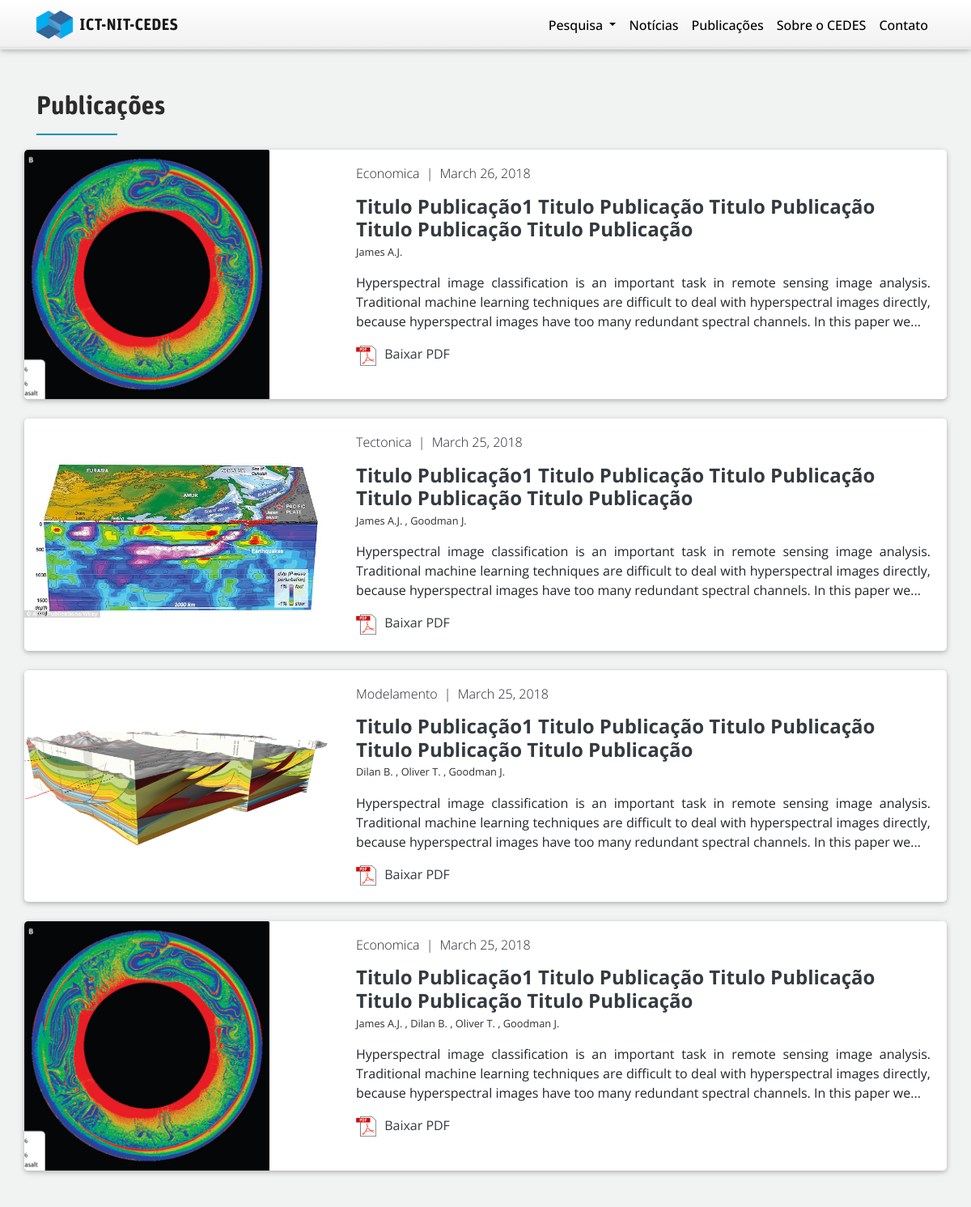
The app's page /publications (upper part), older data.
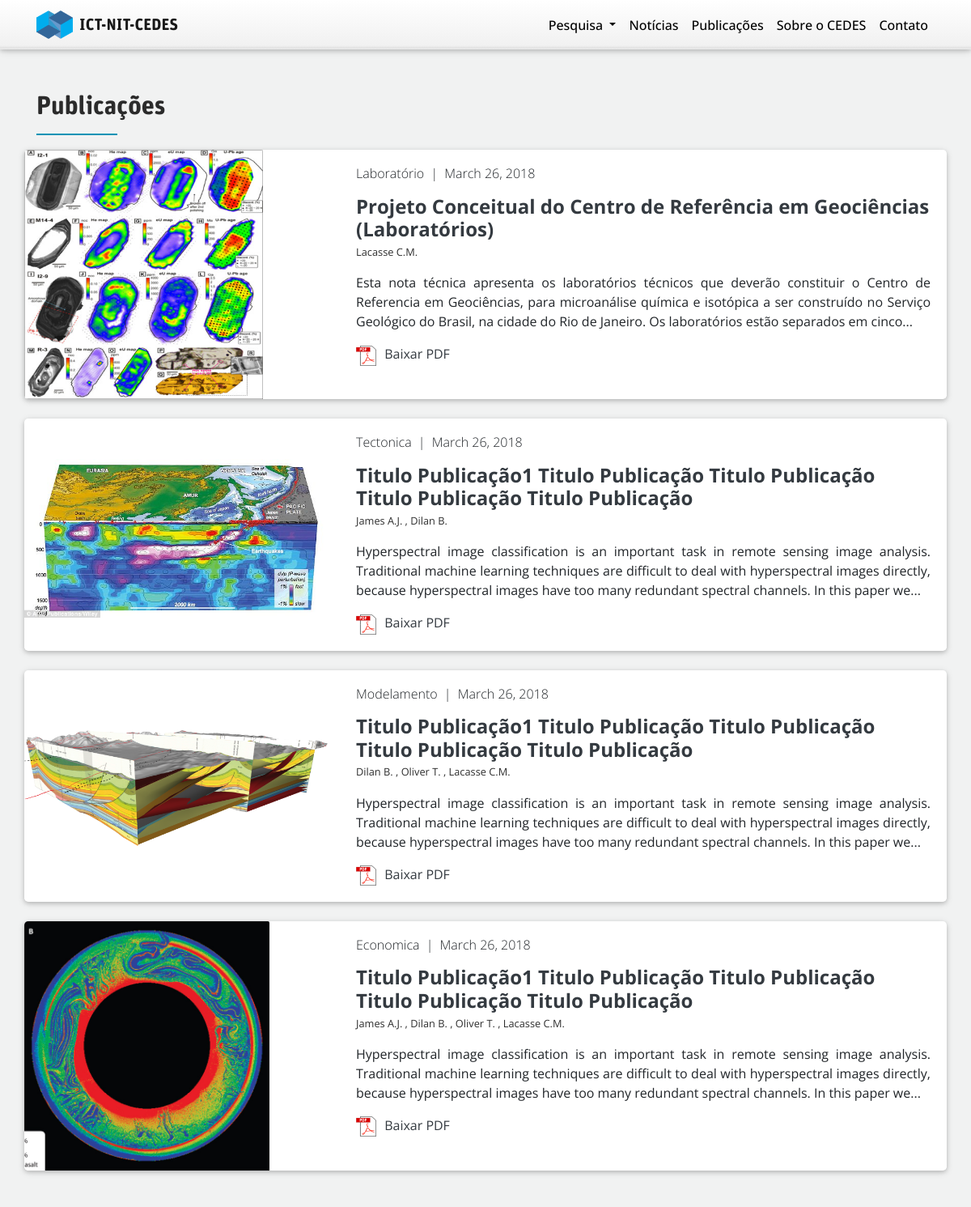
The same page, newer data.
### app/models.py (models this page shows, shortened)
class Publications(db.Model):
    id = db.Column(db.Integer, primary_key=True)
    title = db.Column(db.String(256), index=True)
    category_id = db.Column(db.Integer, db.ForeignKey('publication_categories.id'))
    category = db.relationship('Publication_categories', backref='publication')
    pub_type_id = db.Column(db.Integer, db.ForeignKey('publication_type.id'))
    pub_type = db.relationship('Publication_type', backref='publication')
    date = db.Column(db.DateTime, index=True, default=datetime.utcnow)
    update = db.Column(db.DateTime, index=True, default=datetime.utcnow)
    abstract = db.Column(db.Text())
    file_dir = db.Column(db.String(512))
    authors = db.relationship('Authors', secondary=pub_authors, backref='publication', lazy='dynamic')
    imgs_dir = db.relationship('Publication_imgs', backref='publication', lazy='dynamic')
    @property
    def slugified_title(self):
        return slugify(self.title)
    def link(self):
        return url_for('pubs_detail', post_id=self.id, slug=self.slugified_title)

class Publication_imgs(db.Model):
    id = db.Column(db.Integer, primary_key=True)
    pub_id = db.Column(db.Integer, db.ForeignKey('publications.id'))
    img_path = db.Column(db.String(512))
    img_subtitle = db.Column(db.String(512))

class Publication_categories(db.Model):
    id = db.Column(db.Integer, primary_key=True)
    category = db.Column(db.String(64), unique=True)

class Authors(db.Model):
    id = db.Column(db.Integer, primary_key=True)
    name = db.Column(db.String(256))
    abrev = db.Column(db.String(64))

### app/routes.py (the view)
@app.route('/publications')
def publications():
    page = request.args.get('page', 1, type=int)
    publications = Publications.query.order_by(Publications.update.desc()).paginate(page, app.config['POSTS_PER_PAGE'], False)
    next_url = url_for('publications', page=publications.next_num) \
        if publications.has_next else None
    prev_url = url_for('publications', page=publications.prev_num) \
        if publications.has_prev else None
    return render_template('publications.html', page=page, pubs=publications, next_url=next_url, prev_url=prev_url)

### app/templates/publications.html (shortened to what this page needs)
{% extends "base.html" %}
{% block content %}
<header>{% block header %}{% include "partials/navbar.html" %}{% endblock %}</header>
{% if pubs.items %}
    {% include "partials/_pubs.html" %}
{% endif %}
{% endblock %}

### app/templates/base.html (shortened to what this page needs)
<!doctype html>
<html lang="pt-br">
    <head>
        <link rel="stylesheet" href="https://maxcdn.bootstrapcdn.com/font-awesome/4.6.0/css/font-awesome.min.css">
        <link href="/static/css/bootstrap.min.css" rel="stylesheet">
        <link href="/static/css/mdb.min.css" rel="stylesheet">
        <link href="/static/css/site.css" rel="stylesheet">
    </head>
    <body>
        {% block content %}
        {% endblock %}
    </body>
</html>

### app/templates/partials/navbar.html (shortened to what this page needs)
<nav class="navbar navbar-expand-md navbar-light fixed-top top-nav-collapse navbar-txt">
    <div class="container container-nav">
        <a class="navbar-brand mb-0 h1 align-items-center d-flex" href="{{ url_for('index') }}">
            <img src="/static/LOGOS/cedes_1.png" width="45" height="35"
            class="d-inline-block align-top mr-2" alt="">
        ICT-NIT-CEDES
        </a>
        <div class="collapse navbar-collapse" id="navbarsExampleDefault">
        <ul class="navbar-nav ml-auto">
            <li class="nav-item dropdown">
            <a class="nav-link dropdown-toggle" href="#ResearchCont" id="dropdown01" >
                Pesquisa
            </a>
            </li>
            <li class="nav-item">
            <a class="nav-link" href="{{ url_for('news') }}">Notícias</a>
            </li>
            <li class="nav-item">
            <a class="nav-link" href="#PublicationCont">Publicações</a>
            </li>
            <li class="nav-item">
            <a class="nav-link" href="#aboutCont">Sobre o CEDES <span class="sr-only">(current)</span></a>
            </li>
            <li class="nav-item">
            <a class="nav-link" href="#footer">Contato</a>
            </li>
        </ul>
        </div>
    </div>
</nav>

### app/templates/partials/_pubs.html (shortened to what this page needs)
<section id="NewsCont">
    <div class="container pt-5 mb-5">
        <a href="#!">
            <h2 class="display__title h2"> Publicações </h2>
        </a>
        {% if pubs.items %}
        {% for pub in pubs.items %}
            <div class="row mb-4">
                <article>
                    <div class="card hoverable w-100 view">
                        <div class="row">
                            <div class="col-md-4 center_img-helper pr-0">
                                {% if pub.imgs_dir.all()[0] %}
                                <img class="img-fluid align-middle" src="{{ pub.imgs_dir.all()[0].img_path }}" alt="Card image cap">
                                {% endif%}
                            </div>
                            <div class="col-md-8">
                                <div class="card-body">
                                    <h6 class="silver-text">
                                        {{ pub.category.category }}
                                        <span class="px-1">|</span>
                                        <time datetime="2018-10-01" itemprop="datePublished">
                                            {{ moment(pub.date).format('LL') }}
                                        </time>
                                    </h6>
                                    <h4 class="card-title pt-2 mb-1">
                                        <a class="text-dark a-under" href="{{ pub.link() }}"><strong>{{ pub.title }}</strong></a>
                                    </h4>
                                    <p class="h7 text-secondary mb-3">
                                        {% for author in pub.authors.all() %}
                                            {{ author.abrev }}
                                            {% if not loop.last %}
                                                ,
                                            {% endif %}
                                        {% endfor %}
                                    </p>
                                    <p class="text-justify">
                                        {{ pub.abstract | truncate(300) }}
                                    </p>
                                    <a class="text-dark a-under" href="{{ pub.file_dir }}" target="_blank">
                                        Baixar PDF
                                    </a>
                                </div>
                            </div>
                        </div>
                    </div>
                </article>
            </div>
        {% endfor %}
        {% endif %}
    </div>
</section>

### app/static/css/site.css (style rules this page uses)
html { -webkit-font-smoothing: antialiased; text-rendering: optimizeLegibility; }
body { background: #f1f2f2; overflow-x:hidden; font-family: "Open sans",sans-serif; font-size: .86667rem; }
@media (min-width: 45.33333em) { body { font-size: 1rem; } }
.h1, .h2, h1, h2 { font-family: UnitRounded,sans-serif; font-weight: 700; }
.navbar { background-color: transparent; }
.top-nav-collapse { background: linear-gradient( to bottom, rgba(255,255,255,1) 0%, rgba(241,241,241,1) 92%, rgba(225,225,225,1) 98%, rgba(246,246,246,1) 100%); }
section { padding-top: 65px; }
.display__title { display:inline-block; margin:0 0 18px 0; color: #2b2b2b }
.display__title:after { content:""; display:block; height:2px; width:100px; margin:14px 0 0 0; background:#0093b5; }
.card { height: 100%; display: flex; }
.h7 { font-size: 0.8rem; }
.navbar-txt { font-weight: 500; }
.center_img-helper { display: flex; align-items: center; flex-wrap: wrap; max-height: 308px; }
.center_img-helper img { max-height: 308px; }
.icon-pdf-multicolor { margin-right: 6px; width: 25px; height: 25px; vertical-align: middle; }
.text-secondary { color: #2e2e2e !important; }

Row changes from the older to the newer data that the page shows:
removed Authors: abrev "Goodman J."
changed Publications: imgs_dir: a different picture; category.category "Economica" → "Laboratório"; title "Titulo Publicação1 Titulo Publicação Titulo Publicação Titulo Publicação Titulo Publicação" → "Projeto Conceitual do Centro de Referência em Geociências (Laboratórios)"; abstract "Hyperspectral image classification is an important task in remote sensing image analysis. Traditional machine learning techniques are difficult to deal with hyperspectral images directly, because hyperspectral images have too many redundant spectral channels. In this paper we..." → "Esta nota técnica apresenta os laboratórios técnicos que deverão constituir o Centro de Referencia em Geociências, para microanálise química e isotópica a ser construído no Serviço Geológico do Brasil, na cidade do Rio de Janeiro. Os laboratórios estão separados em cinco..."; loses Authors (abrev "James A.J.")
added Authors: abrev "Lacasse C.M."
changed Publications "Tectonica": date "March 25, 2018" → "March 26, 2018"; gains Authors (abrev "Dilan B.")
changed Publications "Modelamento": date "March 25, 2018" → "March 26, 2018"
changed Publications "Economica": date "March 25, 2018" → "March 26, 2018"
